Frame 1 (no input): blank canvas, image omitted
Frame 60 (no input): blank canvas, image omitted
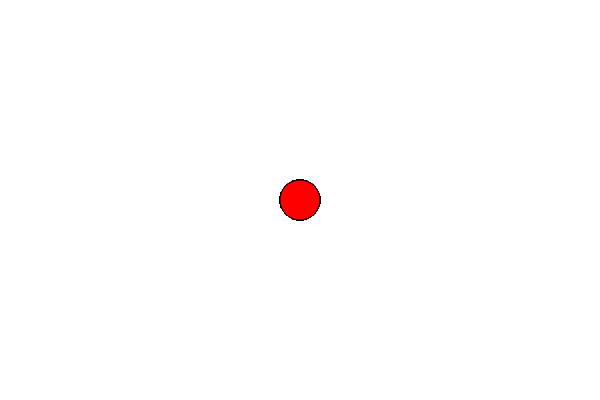
Frame 120 (the mouse pressed at the canvas centre since frame 60)

The p5.js sketch whose frames 1 and 60 were blank and that drew this single picture after the mouse press (run headless with seeded random() and noise() and a simulated clock; from frame 60 on, the mouse is pressed at the canvas centre):

// p5.js sketch
// ── sketch.js
let circleX = []
let circleY = []


function setup() {
    createCanvas(600, 400)
    background(255)
}

function draw() {
    fill(255, 0, 0)
    for (let i = 0; i < circleX.length; i++)
        circle(circleX[i], circleY[i], 40)


}

function mousePressed() {
    circleX.push(mouseX)
    circleY.push(mouseY)
    console.log(circleX)
}

function keyPressed() {
    if (key === 'z') {
        circleX.pop()
        circleY.pop()
        background(255)
    }

}
